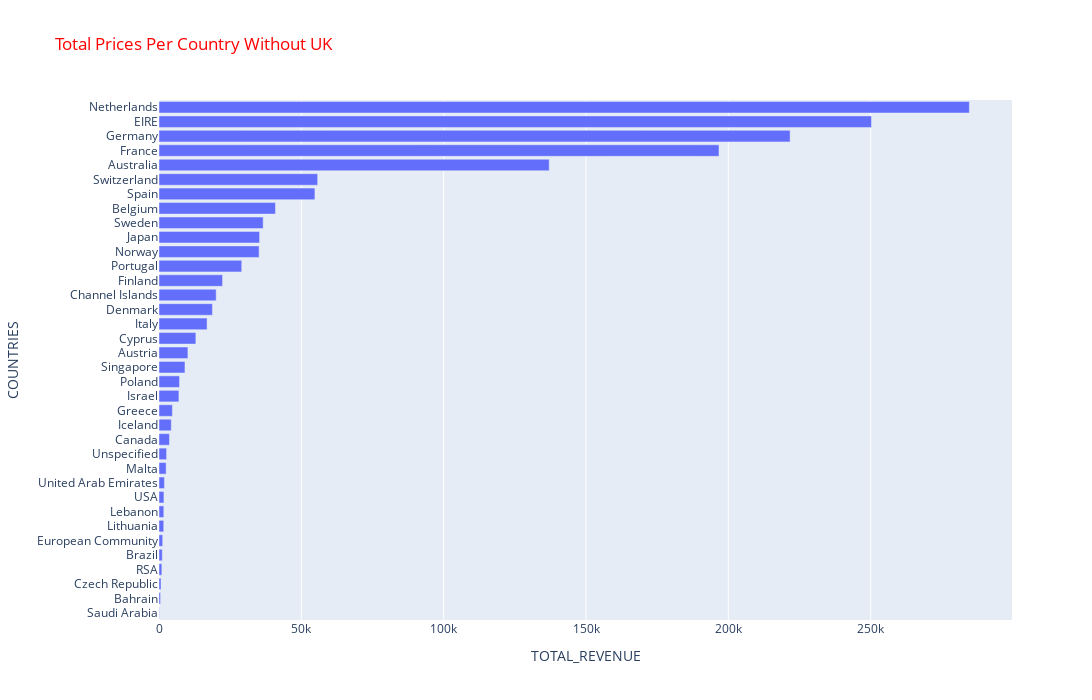

Source (notebook cell):
### Code cell
# PLOTLY BAR PLOT
import plotly.express as px
plt.figure(figsize = (16,9))
fig = px.bar(df_TotalRevenue.iloc[1:], x = "TotalRevenue", y = df_TotalRevenue.iloc[1:].index, title="Total Prices Per Country Without UK")
fig.update_yaxes(categoryorder='total ascending')
fig.update_layout(xaxis_title="TOTAL_REVENUE",yaxis_title="COUNTRIES", autosize=False, width=1400, height=700, title_font_color="red",)
fig.show()

### Figure 1 — Plotly figure (JSON) as saved in the notebook; plotly's stock layout.template omitted (floating-point values rounded to 4 significant figures)
{"data": [{"alignmentgroup": "True", "hovertemplate": "TotalRevenue=%{x}<br>y=%{y}<extra></extra>", "legendgroup": "", "marker": {"color": "#636efa", "pattern": {"shape": ""}}, "name": "", "offsetgroup": "", "orientation": "h", "showlegend": false, "textposition": "auto", "type": "bar", "x": [284700.0, 250300.0, 221700.0, 196700.0, 137100.0, 55740.0, 54770.0, 40910.0, 36600.0, 35340.0, 35160.0, 29060.0, 22330.0, 20090.0, 18770.0, 16890.0, 12950.0, 10150.0, 9120.0, 7213.0, 6994.0, 4711.0, 4310, 3666.0, 2667.0, 2505.0, 1902.0, 1731.0, 1694.0, 1661.0, 1292.0, 1144.0, 1002.0, 707.7, 548.4, 131.2], "xaxis": "x", "y": ["Netherlands", "EIRE", "Germany", "France", "Australia", "Switzerland", "Spain", "Belgium", "Sweden", "Japan", "Norway", "Portugal", "Finland", "Channel Islands", "Denmark", "Italy", "Cyprus", "Austria", "Singapore", "Poland", "Israel", "Greece", "Iceland", "Canada", "Unspecified", "Malta", "United Arab Emirates", "USA", "Lebanon", "Lithuania", "European Community", "Brazil", "RSA", "Czech Republic", "Bahrain", "Saudi Arabia"], "yaxis": "y"}], "layout": {"autosize": false, "barmode": "relative", "height": 700, "legend": {"tracegroupgap": 0}, "title": {"font": {"color": "red"}, "text": "Total Prices Per Country Without UK"}, "width": 1400, "xaxis": {"anchor": "y", "domain": [0, 1], "title": {"text": "TOTAL_REVENUE"}}, "yaxis": {"anchor": "x", "categoryorder": "total ascending", "domain": [0, 1], "title": {"text": "COUNTRIES"}}}}
